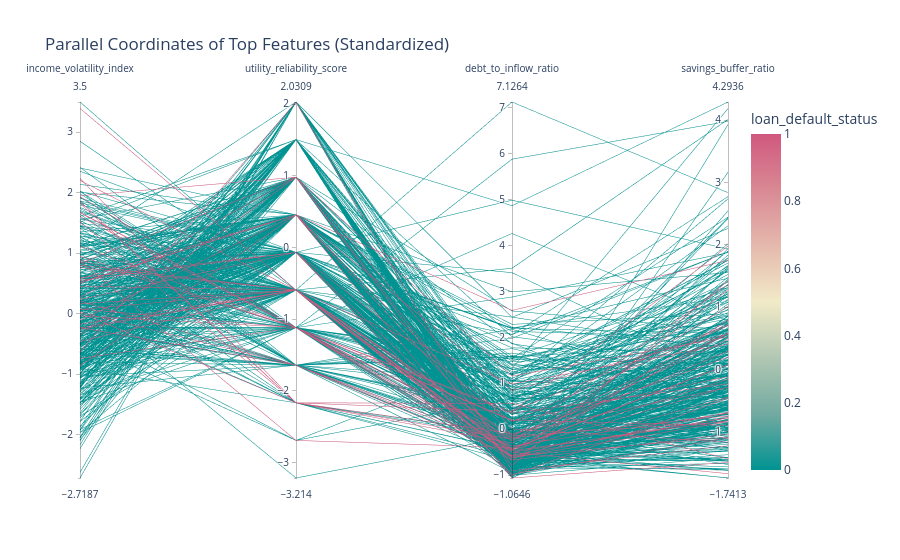

The cell this chart's notebook holds for it:
### Markdown cell above
**Insight:** Borrowers with a negative income trajectory (left of the red line) are theoretically at higher risk of future default.

### Code cell
# Parallel coordinates plot
if df_profiles is not None:
    top_cols = ['income_volatility_index', 'utility_reliability_score', 'debt_to_inflow_ratio', 'savings_buffer_ratio']
    available = [c for c in top_cols if c in df_profiles.columns]
    
    if len(available) >= 2:
        # Standardize for parallel coordinates
        sample_df = df_profiles.sample(min(500, len(df_profiles))).copy()
        for col in available:
            sample_df[col] = (sample_df[col] - sample_df[col].mean()) / sample_df[col].std()
            
        fig = px.parallel_coordinates(sample_df, color='loan_default_status', dimensions=available,
                                     color_continuous_scale=px.colors.diverging.Tealrose,
                                     title='Parallel Coordinates of Top Features (Standardized)')
        fig.show()

### Figure 1 — Plotly figure (JSON) as saved in the notebook; plotly's stock layout.template omitted (floating-point values rounded to 4 significant figures; data arrays with more than 128 entries replaced by an {"elided": "..."} marker saying what was removed)
{"data": [{"dimensions": [{"label": "income_volatility_index", "values": {"elided": "500 float values"}}, {"label": "utility_reliability_score", "values": {"elided": "500 float values"}}, {"label": "debt_to_inflow_ratio", "values": {"elided": "500 float values"}}, {"label": "savings_buffer_ratio", "values": {"elided": "500 float values"}}], "domain": {"x": [0, 1], "y": [0, 1]}, "line": {"color": {"elided": "500 int values"}, "coloraxis": "coloraxis"}, "name": "", "type": "parcoords"}], "layout": {"coloraxis": {"colorbar": {"title": {"text": "loan_default_status"}}, "colorscale": [[0, "rgb(0, 147, 146)"], [0.1667, "rgb(114, 170, 161)"], [0.3333, "rgb(177, 199, 179)"], [0.5, "rgb(241, 234, 200)"], [0.6667, "rgb(229, 185, 173)"], [0.8333, "rgb(217, 137, 148)"], [1, "rgb(208, 88, 126)"]]}, "legend": {"tracegroupgap": 0}, "title": {"text": "Parallel Coordinates of Top Features (Standardized)"}}}
